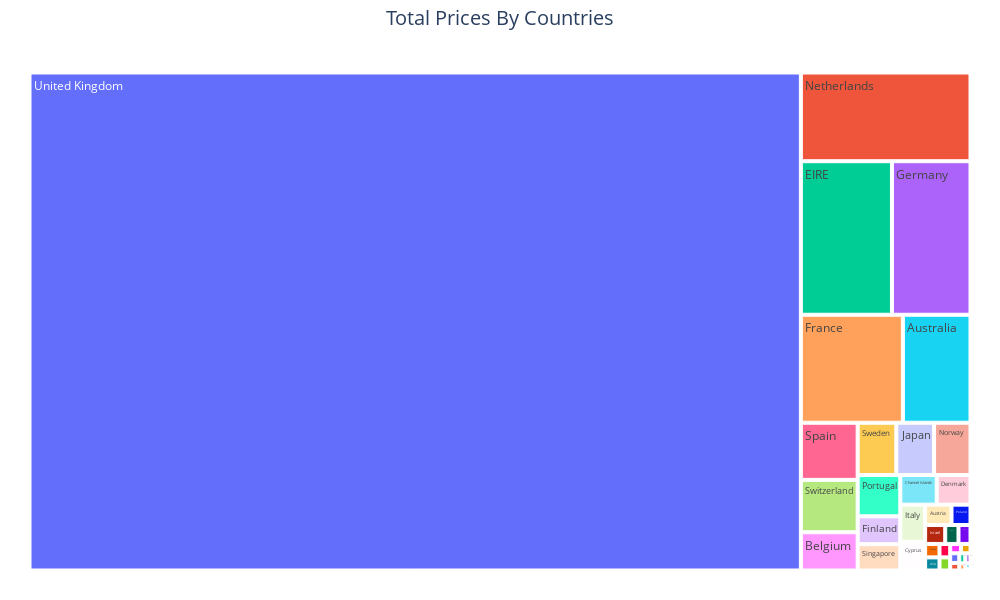

Notebook code cell kept with this figure:
### Code cell
# PLOTLY TREEMAP
fig = px.treemap(df_total_price,
                 path=[df_total_price.index], 
                 values='total_price', 
                 width=1000, 
                 height=600)
fig.update_layout(title_text='Total Prices By Countries',
                  title_x = 0.5, title_font = dict(size=20)
)
fig.update_layout(margin = dict(t=50, l=25, r=25, b=25))
fig.show()

### Figure 1 — Plotly figure (JSON) as saved in the notebook; plotly's stock layout.template omitted (floating-point values rounded to 4 significant figures)
{"data": [{"branchvalues": "total", "domain": {"x": [0, 1], "y": [0, 1]}, "hovertemplate": "labels=%{label}<br>total_price=%{value}<br>parent=%{parent}<br>id=%{id}<extra></extra>", "ids": ["Australia", "Austria", "Bahrain", "Belgium", "Brazil", "Canada", "Channel Islands", "Cyprus", "Czech Republic", "Denmark", "EIRE", "European Community", "Finland", "France", "Germany", "Greece", "Iceland", "Israel", "Italy", "Japan", "Lebanon", "Lithuania", "Malta", "Netherlands", "Norway", "Poland", "Portugal", "RSA", "Saudi Arabia", "Singapore", "Spain", "Sweden", "Switzerland", "USA", "United Arab Emirates", "United Kingdom", "Unspecified"], "labels": ["Australia", "Austria", "Bahrain", "Belgium", "Brazil", "Canada", "Channel Islands", "Cyprus", "Czech Republic", "Denmark", "EIRE", "European Community", "Finland", "France", "Germany", "Greece", "Iceland", "Israel", "Italy", "Japan", "Lebanon", "Lithuania", "Malta", "Netherlands", "Norway", "Poland", "Portugal", "RSA", "Saudi Arabia", "Singapore", "Spain", "Sweden", "Switzerland", "USA", "United Arab Emirates", "United Kingdom", "Unspecified"], "name": "", "parents": ["", "", "", "", "", "", "", "", "", "", "", "", "", "", "", "", "", "", "", "", "", "", "", "", "", "", "", "", "", "", "", "", "", "", "", "", ""], "type": "treemap", "values": [138500.0, 10200.0, 548.4, 41200.0, 1144.0, 3666.0, 20440.0, 13500.0, 826.7, 18960.0, 265300.0, 1300.0, 22550.0, 208900.0, 228700.0, 4761.0, 4310, 7216.0, 17480.0, 37420.0, 1694.0, 1661.0, 2726.0, 285400.0, 36170.0, 7335.0, 33380.0, 1002.0, 145.9, 21280.0, 61560.0, 38370.0, 56440.0, 3580.0, 1902.0, 7285000.0, 2661.0]}], "layout": {"height": 600, "legend": {"tracegroupgap": 0}, "margin": {"b": 25, "l": 25, "r": 25, "t": 50}, "title": {"font": {"size": 20}, "text": "Total Prices By Countries", "x": 0.5}, "width": 1000}}
